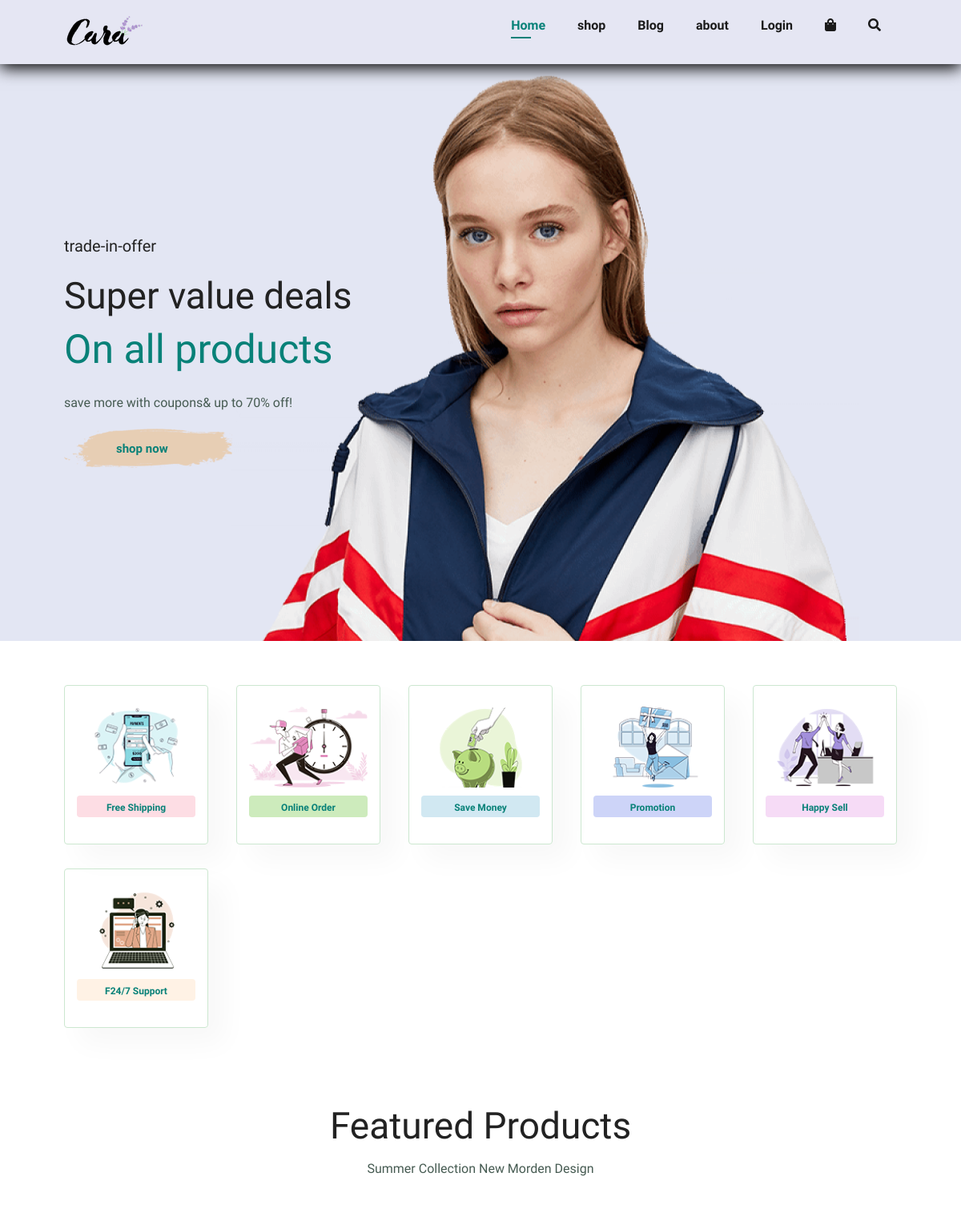
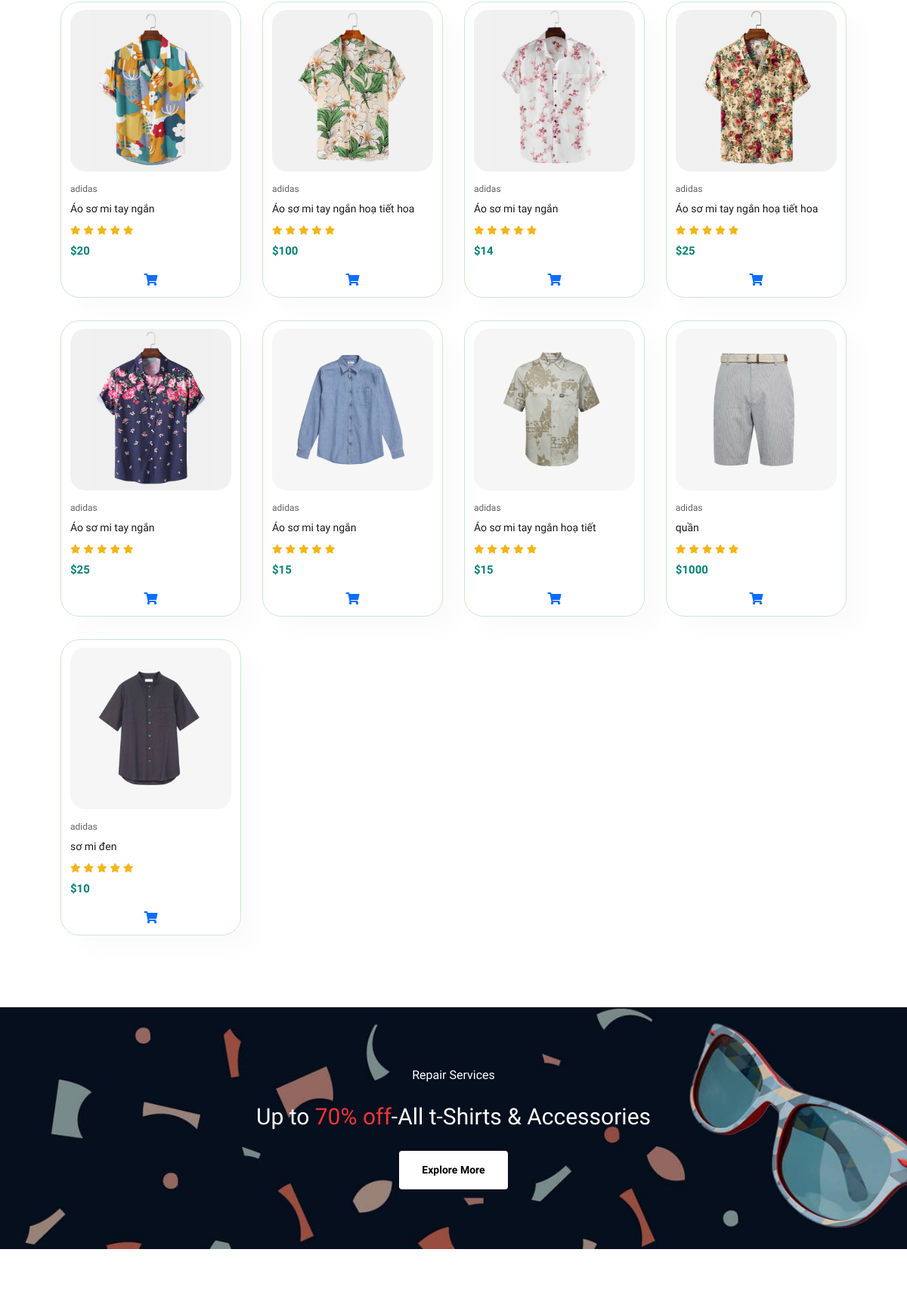
The page / (upper part) on the database its author committed (2 pictures, top to bottom).
### tables this page shows
CREATE TABLE `products` (
  `id` int(11) NOT NULL,
  `name` varchar(50) NOT NULL,
  `description` text NOT NULL,
  `price` int(11) NOT NULL,
  `image` varchar(255) NOT NULL,
  `created_at` timestamp NULL DEFAULT current_timestamp(),
  `updated_at` timestamp NULL DEFAULT current_timestamp(),
  `isFeatured` tinyint(1) DEFAULT NULL
);

### index.php (called while the page is built, shortened)
<?php
 include "./views/inclues/header.php";
 switch ($_GET['act']){
    default:
       include "./views/public/home.php";
 }
?>

### funcitions.php (called while the page is built, shortened)
<?php
$domain_name= explode('/',$_SERVER ['REQUEST_URI'])[1];
 function showAllProducts(){
        global $conn;
        global $domain_name;
       $query="SELECT * FROM products";
       $result= mysqli_query($conn,$query);
       $products= [];
       if ($result-> num_rows>0){
           $rowNum=1;
           while( $row=$result->fetch_assoc()){
              $products[]=array(
                 "index"=>$rowNum++,
                 "id"=> $row['id'],
                 "image"=>'/'.$domain_name.$row['image'],
                 "name"=>$row['name'],
                 "description"=>$row['description'],
                 "price"=>$row['price'],
                 "created_at"=>$row['created_at'],
                 "updated_at"=>$row['updated_at'],
              );
           }
       }
       return $products;
 }
  ?>

### views/public/home.php (the view, shortened to what this page needs)
<?php
 include_once "../../funcitions.php";
 $products = showAllProducts();
 include_once "../inclues/header.php";
?>
<body>
    <section class="header">
        <a href="#">
            <img src="./images/logo.png" class="logo" alt="">
        </a>
        <div>
            <ul id="navbar">
                <li><a class="active" href="home.html">Home</a></li>
                <li><a href="shop.php">shop</a>
                </li>
                <li><a href="blog.php">Blog</a></li>
                <li><a href="about.php">about</a></li>
                <li><a href="login.php">Login</a></li>
                <li><a href="cart.php"><i class="fas fa-shopping-bag"></i></a></li>
                <li><a href="search.php"><i class="fas fa-search"></i></a></li>
            </ul>
        </div>
    </section>
    <section class="hero">
        <h4>trade-in-offer</h4>
        <h2>Super value deals</h2>
        <h1>On all products</h1>
        <p>save more with coupons& up to 70% off!</p>
        <button>shop now</button>
    </section>
    <section id="feature" class="section-p1">
        <div class="fe-box">
            <img src="images/features/f1.png" alt="">
            <h6>Free Shipping</h6>
        </div>
        <div class="fe-box">
            <img src="images/features/f2.png" alt="">
            <h6>Online Order</h6>
        </div>
        <div class="fe-box">
            <img src="images/features/f3.png" alt="">
            <h6>Save Money</h6>
        </div>
        <div class="fe-box">
            <img src="images/features/f4.png" alt="">
            <h6>Promotion</h6>
        </div>
        <div class="fe-box">
            <img src="images/features/f5.png" alt="">
            <h6>Happy Sell</h6>
        </div>
        <div class="fe-box">
            <img src="images/features/f6.png" alt="">
            <h6>F24/7 Support</h6>
        </div>
    </section>
    <section id="products1" class="section-p1">
        <h2>Featured Products</h2>
        <p>Summer Collection New Morden Design </p>
        <div class="pro-container">
            <?php
               foreach($products as $cat){
            ?>
            <div class="pro" onclick="window.location.href='detail.php';">
                <img src="<?php echo $cat['image']?>" alt="">
                <div class="des">
                    <span>adidas</span>
                    <h5><?php echo $cat['name']?></h5>
                    <div class="star">
                        <i class="fas fa-star"></i>
                        <i class="fas fa-star"></i>
                        <i class="fas fa-star"></i>
                        <i class="fas fa-star"></i>
                        <i class="fas fa-star"></i>
                    </div>
                    <h4>$<?php echo $cat['price']?></h4>
                </div>
                <a href="#" onclick="addToCart()" id="addtocart"><i class="fas fa-shopping-cart"></i></a>
            </div>
            <?php } ?>
        </div>
    </section>
    <section id="banner" class="section-m1">
        <h4>Repair Services</h4>
        <h2>Up to <span>70% off</span>-All t-Shirts & Accessories</h2>
        <button class="normal">Explore More</button>
    </section>
    <section id="sm-banner" class="section-p1">
    </section>
</body>
</html>

### views/public/css/style.css (style rules this page uses)
* { margin: 0; padding: 0; box-sizing: border-box; font-family: "Spartan", sans-serif; }
html { scroll-behavior: smooth; }
h1 { font-size: 50px; line-height: 64px; color: #222; }
h2 { font-size: 46px; line-height: 54px; color: #222; }
h4 { font-size: 20px; color: #222; }
h6 { font-weight: 700; font-size: 12px; }
p { font-size: 16px; color: #465b52; margin: 15px 0 20px 0; }
.section-p1 { padding: 40px 80px; }
.section-m1 { margin: 40px 0; }
button.normal { font-size: 14px; font-weight: 600; padding: 15px 30px; color: #000; background-color: #fff; border-radius: 4px; cursor: pointer; border: none; outline: none; transition: 0.2s; }
body { width: 100%; }
.header { display: flex; align-items: center; justify-content: space-between; padding: 20px 80px; background: #E5E6F3; box-shadow: 0 5px 19px rgba(0, 0, 0, 06); z-index: 999; position: sticky; top: 0; left: 0; }
#navbar { display: flex; align-items: center; justify-content: center; }
#navbar li { list-style: none; padding: 0 20px; position: relative; }
#navbar li a { text-decoration: none; font-size: 16px; font-weight: 600; color: #1a1a1a; transition: 0.3s, ease; }
#navbar li a:hover, #navbar li a.active { color: #088178; }
#navbar li a.active::after, #navbar li a:hover::after { content: ""; width: 30%; height: 2px; background: #088178; position: absolute; bottom: -4px; left: 20px; }
.hero { background-image: url('../images/hero4.png'); height: 90vh; width: 100%; background-position: top 25% right 0%; padding: 0 80px; display: flex; flex-direction: column; align-items: flex-start; justify-content: center; }
.hero h4 { padding-bottom: 15px; }
.hero h1 { color: #088178; }
.hero button { background-image: url('../images/button.png'); background-color: transparent; color: #088178; border: 0; padding: 14px 80px 14px 65px; background-repeat: no-repeat; cursor: pointer; font-weight: 700; font-size: 15px; }
#feature { display: flex; align-items: center; justify-content: space-between; flex-wrap: wrap; }
#feature .fe-box { width: 180px; text-align: center; padding: 25px 15px; box-shadow: 20px 20px 34px rgba(0, 0, 0, 0.03); border: 1px solid#cce7d0; border-radius: 4px; margin: 15px 0; }
#feature .fe-box img { width: 100%; margin-bottom: 10px; }
#feature .fe-box h6 { padding: 9px 8px 6px 8px; line-height: 1; border-radius: 4px; color: #088178; background-color: #fddde4; }
#feature .fe-box:nth-child(2) h6 { background-color: #cdebbc; }
#feature .fe-box:nth-child(3) h6 { background-color: #d1e8f2; }
#feature .fe-box:nth-child(4) h6 { background-color: #cdd4f8; }
#feature .fe-box:nth-child(5) h6 { background-color: #f6dbf6; }
#feature .fe-box:nth-child(6) h6 { background-color: #fff2e5; }
#products1 { text-align: center; }
#products1 .pro-container { display: flex; justify-content: space-between; padding-top: 20px; flex-wrap: wrap; }
#products1 .pro { width: 23%; min-height: 250px; padding: 10px 12px; border: 1px solid #cce7d0; border-radius: 25px; cursor: pointer; box-shadow: 20px 20px 30px rgba(0, 0, 0, 0.02); margin: 15px 0; transition: 0.2s ease; }
#products1 .pro img { width: 100%; border-radius: 20px; }
#products1 .pro .des { text-align: start; padding: 10px 0; }
#products1 .pro .des span { color: #606063; font-size: 12px; }
#products1 .pro .des h5 { padding-top: 7px; color: #1a1a1a; font-size: 14px; }
#products1 .pro .des i { font-size: 12px; color: rgb(243, 181, 25); }
#products1 .pro .des h4 { padding-top: 7px; font-size: 15px; font-weight: 700; color: #088178; }
#banner { display: flex; flex-direction: column; justify-content: center; align-items: center; text-align: center; background-image: url('../images/banner/b2.jpg'); width: 100%; height: 40vh; background-size: cover; background-position: center; }
#banner h4 { color: #fff; font-size: 16px; }
#banner h2 { color: #fff; font-size: 30px; padding: 10px 0; }
#banner h2 span { color: #ef3636; }
#sm-banner { display: flex; justify-content: space-between; flex-wrap: wrap; }

### rows shown on the page
products: shows a picture, name "Áo sơ mi tay ngắn", price "20"
products: shows a picture, name "Áo sơ mi tay ngắn hoạ tiết hoa", price "100"
products: shows a picture, name "Áo sơ mi tay ngắn", price "14"
products: shows a picture, name "Áo sơ mi tay ngắn hoạ tiết hoa", price "25"
products: shows a picture, name "Áo sơ mi tay ngắn", price "25"
products: shows a picture, name "Áo sơ mi tay ngắn", price "15"
products: shows a picture, name "Áo sơ mi tay ngắn hoạ tiết", price "15"
products: shows a picture, name "quần", price "1000"
products: shows a picture, name "sơ mi đen", price "10"
